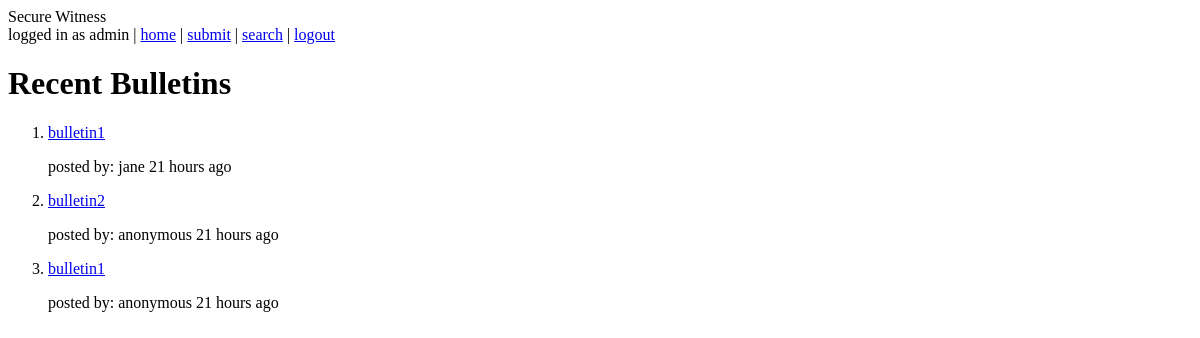
The page / (signed in) on the database as committed earlier.
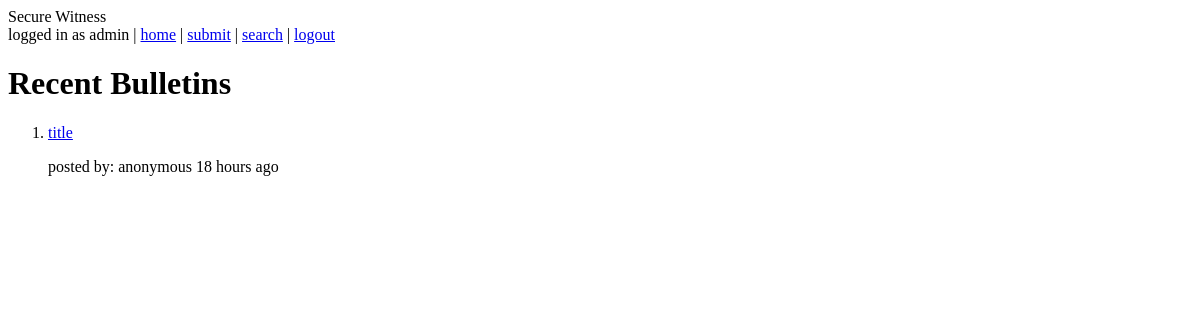
The same page on the database as committed later.
### bulletins/models.py (models this page shows, shortened)
class Bulletin(models.Model):
    objects = BulletinSearch()
    Title = models.CharField(max_length=200)
    Author = models.ForeignKey(User)
    Pseudonym = models.CharField(default='anonymous', max_length=200)
    Date = models.DateTimeField(auto_now_add=True)
    Location = models.TextField()
    Description = models.TextField()
    path = 'authors/%s/uploads/' % id
    File_Field = models.FileField(upload_to='uploads/')
    class Meta:
        verbose_name_plural = 'bulletins'

### bulletins/views.py (the view)
# urls.py: url(r'^$', 'bulletins.views.index'),
def index(request):
    bulletins = recent_bulletins(recent=50)
    return render(request, 'index.html', {
        'bulletins': bulletins,
        'user': request.user
    })

### bulletins/templatetags/bulletin_extras.py (called while the page is built)
@register.filter(name='age')
def age(date):
    now = datetime.datetime.utcnow().replace(tzinfo=utc)
    age_in_minutes = ((now - date).total_seconds())/60
    if age_in_minutes < 60:
        value = age_in_minutes
        precision = 'minute'
    elif age_in_minutes < 60*24:
        value = age_in_minutes//60
        precision = 'hour'
    else:
        value = age_in_minutes//(60*24)
        precision = 'day'
    age_string = '%d %s%s ago' % (value, precision, ('s' if value != 1 else ''))
    return age_string

### bulletins/views.py (called while the page is built)
def recent_bulletins(recent=100):
    latest_bulletins = Bulletin.objects.all().order_by('-Date')[:recent]
    return latest_bulletins

### templates/index.html
{% extends "base.html" %}
{% load bulletin_extras %}
{% block content %}
    {% if user.is_authenticated %}
    <h1>Recent Bulletins</h1>
<ol>
{% for bulletin in bulletins %}
    <li>
        <p class="bulletin-title">
            <a href = "{{ bulletin.id }}/">{{ bulletin.Title }}</a>
        </p>
        <p class="bulletin-info">
            posted by: {{ bulletin.Pseudonym }} {{ bulletin.Date|age }}
        </p>
    </li>
{%  endfor %}
</ol>
    {% endif %}
{% endblock content %}

### templates/base.html (shortened to what this page needs)
<html>
<head>
</head>
<body>
    <div id="content">
        <div id="header">
            <div id="site-logo">Secure Witness</div>
            {% if user.is_authenticated %}
                <div id="user-info">logged in as {{ user.username }} | <a href = "/">home</a> | <a href = "/submit/">submit</a> | <a href = "/search/">search</a> | <a href="/logout/">logout</a></div>
            {% else %}
                <div id="user-info"><a href = "/">home</a> | <a href="/login/">login</a> | <a href="/register/">register</a></div>
            {% endif %}
        </div>
        {% block content %}{% endblock content %}
    </div>
</body>
</html>

Rows that differ between the two databases and show on the page:
removed Bulletin: Title "bulletin1", Pseudonym "jane", Date|age "21 hours ago"
removed Bulletin: Title "bulletin2", Pseudonym "anonymous", Date|age "21 hours ago"
changed Bulletin "anonymous": Title "bulletin1" → "title"; Date|age "21 hours ago" → "18 hours ago"
